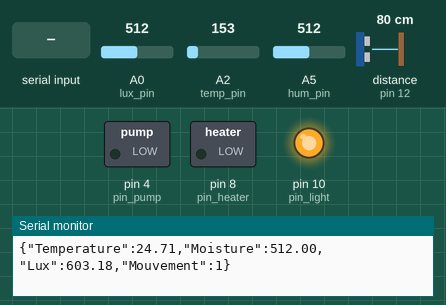
The sketch below on a simulated Arduino Uno, built with avr-gcc and run on an emulated ATmega328P. Parts: switched loads named in the sketch (green lamp = pin HIGH), output pins drawn as LEDs (lit = HIGH), the last lines printed to the serial monitor. The inputs (shaded band) are chosen by the test bench; at power-on: A0 (lux_pin) = 512, A2 (temp_pin) = 153, A5 (hum_pin) = 512, distance to the obstacle (sensor on pin 12) 80 cm. The echo pulse lasts 58.3 µs per cm.

Above: at 1.2 s.
1.3 s: "06" received over Serial
At 3.5 s:
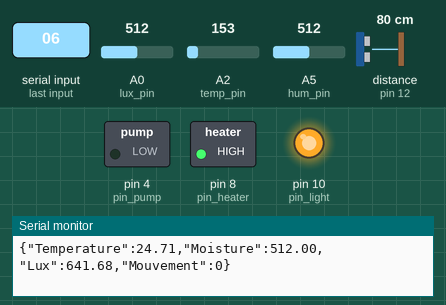
3.8 s: "05" received over Serial
At 5.4 s:
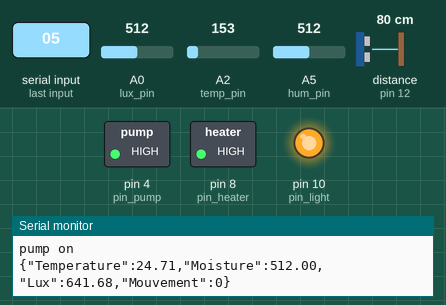
8.0 s: "02" received over Serial
At 10.2 s:
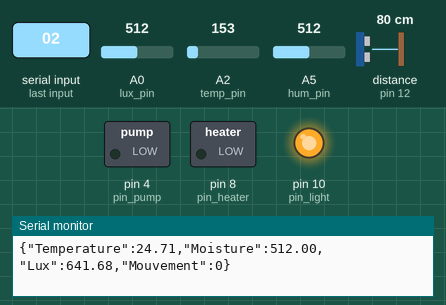
10.5 s: "05" received over Serial
At 12.2 s:
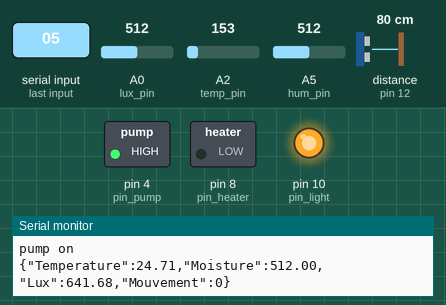
Timing chart, 0 to 15.7 s (numbered marks = the images above; inputs shaded):
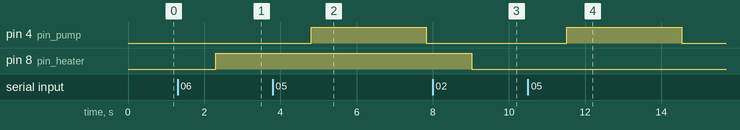

Measured:
- after the input at 1.3 s, pin 8 (pin_heater): LOW → HIGH after 1.0 s
- after the input at 3.8 s, pin 4 (pin_pump): LOW → HIGH after 1.0 s, → LOW 3.0 s later
- after the input at 8.0 s, pin 8 (pin_heater): HIGH → LOW after 1.0 s
- after the input at 10.5 s, pin 4 (pin_pump): LOW → HIGH after 1.0 s, → LOW 3.0 s later

The sketch:

code_global_debug_communication.ino
```cpp
#include <NewPing.h>

/// the pins used
const int hum_pin = A5;
const int lux_pin=A0;
const int temp_pin=A2;
const int pin_pump=4; //digital pin 4 to command the water pump
const int pin_heater=8; //digital pin 8 to command the heater
const int pin_light = 10; // digital pin 10 to command the relay, to command the light
//carefull, pin 12 is used by the distance (=> mouvement) detector, see infra

int sensorValue = 0;
const int N = 100 ;
float lux_array[N];
float temp_array[N];
float moisture_array[N];

// what time is it ?
int heures;
int minutes;

// Sleepy time
int h_morning;
int m_morning;
int h_night;
int m_night;

// pump state
bool pump_state = 0; // 0 if not functionning, 1 if functionning

////// the pump control //////////
int auto_pump = 1;
/*
by default, the pump is controlled automatically. We can change the mode by changing the value of auto_pump :
0 : entirely manual
1 : automatic with hygrometrie
2 : automatic cyclic
*/
long unsigned int delta_pump = 10 * 60000; // how long should we wait before watering the plant once more (in ms)
long unsigned int last_pump =  0; //the last time plants were watered. The initial value being 0, the hygrometry value will hhave timle to stabilise
int time_pump = 3000; //how long should we pump each time (ms)
int lim_hygro = 300; // the inferior limit of acceptable hygrometry of soil
//////

int start =0;
int s = 0;

float current_moisture;
float current_temp;
float current_lux;
float voltage;
float reading;
float lux;

float MinT=16;
float MaxT=25;

// to send information to the raspbery
const int dt = 1000;
long unsigned int last_display;


/////////////////////////////////////////////////
//   What is done in this script : we try to   //
// detect the mouvement in front of the sensor //
/////////////////////////////////////////////////

#define TRIGGER_PIN  12  // Arduino pin tied to trigger pin on ping sensor.
#define ECHO_PIN     12  // Arduino pin tied to echo pin on ping sensor.
#define MAX_DISTANCE 400 // Maximum distance we want to ping for (in centimeters). Maximum sensor distance is rated at 400-500cm.

NewPing sonar(TRIGGER_PIN, ECHO_PIN, MAX_DISTANCE); // NewPing setup of pins and maximum distance.

const unsigned int pingSpeed = 1000; // How frequently are we going to send out a ping (in milliseconds).
unsigned long pingTimer;     // Holds the previous ping time.
const unsigned int tolerance = 10 ;  // The tolerance in the variation of distance mesured by the sensor
unsigned int previous_distance; //the last ditance recorded y the sensor, should be in cm
bool mouvement = true; // when we plug the greenhouse, we imagine hat someone is next to it...


void echoCheck() {
  if (sonar.check_timer()) { // This is how you check to see if the ping was received.
    if (abs(previous_distance - sonar.ping_result/US_ROUNDTRIP_CM) > tolerance){
      // this means there is significant change in the distance
      previous_distance = sonar.ping_result / US_ROUNDTRIP_CM;
      mouvement = true;
    }
    else{
      mouvement = false;
    }
  }
  else{mouvement = false;};
  }
/////////////////////////////////////////////////
//            end mouvmeent                    //
/////////////////////////////////////////////////


/////////////////////////////////////////////////
////// Are you allowed to pump ? /////////////////
/////////////////////////////////////////////////

bool allowed(){
  if((heures == h_morning) or (heures == h_night)){
    if (heures == h_morning){return (minutes>=m_morning);}
    else {return (minutes<=m_night);}
  }
  else if ((heures > h_morning) and (heures < h_night)){return true;}
  else{return false;}
}

/////////////////////////////////////////////////
////////// End allowed to pump ? /////////////////
/////////////////////////////////////////////////

/////////////////////////////////////////////////
//            pumping strategy                 //
/////////////////////////////////////////////////
/*
Given the fact that the pump has a very important water flow,
and the fact that the moisture sensor won't be directly under the pipe,
we adopt the folowing strategy :
if (at some point the grass is to dry, we pump water for 1 second. Then we wait 10 minutes.
And 10 minutes later, we check again if the soil is too dry etc.
*/


float get_temp () {
  reading = analogRead(temp_pin);
  //reading = analogRead(A2);
  voltage = (reading * 5.0)/1024.0;
  return ((voltage-0.5)*100);
}

float get_moisture (){
    sensorValue = analogRead(hum_pin);
    //sensorValue = analogRead(hum_pin);
    return (sensorValue);
}

float get_lux (){
    lux = (analogRead(lux_pin)*0.5279+2.386)*5-80;
    return lux;
}

void update_array_temp() {
  temp_array[s] = get_temp();
  s++;
  if (s == N) {
    s = 0;
  }
}

void update_array_moisture() {
  moisture_array[start] = get_moisture();
  start++;
  if (start == N) {
    start = 0;
  }
}

void update_array_lux() {
  lux_array[start] = get_lux();
  start++;
  if (start == N) {
    start = 0;
  }
}

float get_avged_temp () {
  float acc = 0;
  for (int i = 0; i < N; i++) {
    acc = acc + temp_array[i];
  }
  return (acc / N);
}

float get_avged_moisture () {
  float acc = 0;
  for (int i = 0; i < N; i++) {
    acc = acc + moisture_array[i];
  }
  return (acc / N);
}

float get_avged_lux () {
  float acc = 0;
  for (int i = 0; i < N; i++) {
    acc = acc + lux_array[i];
  }
  return (acc / N);
}
/////////////////////////////////////////////////
/////////// Functions for the Heater/////////////
/////////////////////////////////////////////////

// Function to activate manually the heater

void heater_manual(){
  int state_Heater = digitalRead(pin_heater);

  if (state_Heater == 0){
    digitalWrite(pin_heater, HIGH);
    Serial.println("Heater activated manually");
    }
  else if (state_Heater == 1){
    digitalWrite(pin_heater, LOW);
    Serial.println("Heater desactivated manually");
    }
}

// Function to activate automatically the heater

void heater_auto(float MIN,float MAX){
  float Temperature = get_temp();

  if(Temperature<MIN){
    digitalWrite(pin_heater,HIGH);
    Serial.println("Switched on Heater (Mode Auto)");
    }
   else if(Temperature>MAX){
    digitalWrite(pin_heater,LOW);
    Serial.println("Switched off Heater (Mode Auto)");
    }
  }

/////////////////////////////////////////////////
////////End code Functions for the Heater////////
/////////////////////////////////////////////////
void setup(){
  pinMode(pin_pump, OUTPUT);  // for the pump
  pinMode(pin_heater, OUTPUT); // heater
  pinMode(pin_light, OUTPUT); //the light
  digitalWrite(pin_light,HIGH); //even if it is counter intuitive, high means lamp off, low means lamp on
  Serial.begin(9600);

  last_display = millis();
  current_moisture = get_moisture();
  current_temp = get_temp();
  current_lux = get_lux();
  for (int i = 0; i < N; i++) {
    moisture_array[i] = current_moisture;

  }
  for (int a = 0; a < N; a++) {
    temp_array[a] = current_temp;
  }

  //for the mouvmeent
  previous_distance = sonar.ping_result / US_ROUNDTRIP_CM;
  delay(50); // juste wait untill the measure is properly done etc.
  pingTimer = millis(); // Start now.
  // end mouveùent


}

void loop()
{
  update_array_moisture();
  delay(10);
  update_array_temp();
  delay(10);
  update_array_lux();

  /*
  >>>>>>>>>>>>>>> About the use of millis <<<<<<<<<<<<<<<<<
  After a certain amount of time, millis() will overflow. Therefore, our test won't be correct because our last values (such as last_display).
  Therefore, because we only use millis() in this kind of context :
    > last_watever = millis()
    > if (millis() - last_watever > delta_watever){do something; usually including the previous line;}
  So we can say that :
    > we add the condition (millis()-last_watever < 0) to the previous one,
    therefore, when millis overflows, the condition is quite automatically fulfilled. The good point of that is that it will change the last_watever to a correct value
    The bad point is that we enter in the loop even if is has been less than delta_watever since previous_watever (for example, we will send the report of informations too eraly).
    But we will accept this since it does not cause major disturbance.

    Concerning the use of millis() in detecting the distance, overflow will eventually cause a disturbance lasting maximum once evry 50 days...
  */

  if ((millis() - last_display > dt) or (millis() - last_display < 0)){
    last_display = millis();
    current_temp = get_avged_temp();
    current_moisture = get_avged_moisture();
    current_lux = get_avged_lux();
    Serial.print("{\"Temperature\":");
    Serial.print(current_temp);
    Serial.print(",\"Moisture\":");
    Serial.print(current_moisture);
//    Serial.println("}");
    Serial.print(",\"Lux\":");
    Serial.print(current_lux);
    Serial.print(",\"Mouvement\":");
    Serial.print(mouvement);
    Serial.println("}");
  }

  //to pump or not to pump, that is the question
  if (auto_pump == 0){/*you don't do anything here because you are in full manual mode*/}
  else if (auto_pump == 1){
    if ((current_moisture < lim_hygro) and allowed()){
      // if the pump is in auto mode and the soil is too dry
      if ((millis()-last_pump>= delta_pump) or (millis()-last_pump<=0)){
        // if it has been more than delta_pump since the last pumping event (or millis() overflowed)
        last_pump = millis();
        digitalWrite(pin_pump, 0);
        digitalWrite(pin_pump, 1);
        pump_state = 1;
        Serial.println("pump on");
        // pump will be set off after time_pump
      }
    }
  }
  else if(auto_pump == 2){/* don't do anything, instructions are sent by NodeRed itself via the SerialPort*/  }

  //to turn off the pump
  if(((millis() - last_pump > time_pump) or (millis() - last_pump <= 0)) and (pump_state)){
    // it means that we have been pumping for more than time_pump
    digitalWrite(pin_pump, 0);
    pump_state = 0;
    Serial.println("pump off");
  }

  // to change the parameters of the arduino, communication with node red
  if (Serial.available()){
    String msg_code = Serial.readString();
    //extract the information
    String id = msg_code.substring(0,2);
    String info = msg_code.substring(2);

    // to see the correspondance between the code and the action to do, check the git

    ////////////////////////////////////////
    ///// START CODE FOR THE HEATER/////////
    ////////////////////////////////////////
    //MANUAL
    if(id == "06"){
      //id=06 Turn on/off the Heater manually
      heater_manual();
    }
    //AUTO
    else if (id=="09"){
      //id=09 change the Heater to mode automatically
      //T_min and T_max are set by default
      heater_auto(MinT,MaxT);
      }
    else if(id=="01"){
      float T_min = info.toFloat();
      heater_auto(T_min,MaxT);
      }
    else if(id=="02"){
      float T_max = info.toFloat();
      heater_auto(MinT,T_max);
      }

    ///// END CODE FOR THE HEATER/////////


    //////////////////////////////////////////
    ///////// the pump's parametrers /////////
    //////////////////////////////////////////
    //force watering
    else if (id == "05"){
      last_pump = millis();
      digitalWrite(pin_pump, 0);
      digitalWrite(pin_pump, 1);
      pump_state = 1;
      Serial.println("pump on");
      // pump will be set off after time_pump
    }
    //change the mode
    else if (id == "08"){
      if (info.toInt() == 0){ //full manual
        auto_pump = 0;
        Serial.println("auto pump 0");
      }
      else if (info.toInt() == 1){ //automatic and hygro
        auto_pump = 1 ;
        Serial.println("auto pump 1");
      }
      else if (info.toInt() == 2){ //automatic cylcic
        auto_pump = 2;
        Serial.println("auto pump 2");
      }
    }
    //change the minimum hygrometry
    else if (id == "07"){
      Serial.println(lim_hygro);
      lim_hygro = info.toInt();
      Serial.println(lim_hygro);
    }
    //change time_pump
    else if (id == "11"){
      Serial.println(time_pump);
      time_pump = info.toInt();
      Serial.println(time_pump);
    }

    //change h_morning and m_morning
    else if (id == "03"){
      Serial.println(h_morning);
      Serial.println(m_morning);
      h_morning = (info.substring(0,2)).toInt();
      m_morning = (info.substring(2)).toInt();
      Serial.println(h_morning);
      Serial.println(m_morning);
    }

    //change h_night and m_night
    else if (id == "04"){
      Serial.println(h_night);
      Serial.println(m_night);
      h_night = (info.substring(0,2)).toInt();
      m_night = (info.substring(2)).toInt();
      Serial.println(h_night);
      Serial.println(m_night);
    }


    //////////////////////////////////////////
    ///////// end pump's parametrers /////////
    //////////////////////////////////////////

    // change current time (should receive a message like this one about every minute)
    else if (id == "10"){
      Serial.println(heures);
      Serial.println(minutes);
      heures = (info.substring(0,2)).toInt();
      minutes = (info.substring(2)).toInt();
      Serial.println(heures);
      Serial.println(minutes);
    }


    // the lamp control
    else if (id == "12"){
      if (info.toInt() == 0){digitalWrite(pin_light, HIGH);
      Serial.println("lamp off"); }
      else if (info.toInt() == 1111) {digitalWrite(pin_light, LOW);
      Serial.println("lamp on");}
    }

  }
  // Notice how there's no delays in this sketch to allow you to do other processing in-line while doing distance pings.
 if ((millis() - pingTimer >= pingSpeed) or (millis() - pingTimer <= 0)) {   // pingSpeed milliseconds since last ping, do another ping.
    pingTimer = millis();
    sonar.ping_timer(echoCheck); // Send out the ping, calls "echoCheck", you can check the ping status, where echoChek is defined before
 }
}
```
